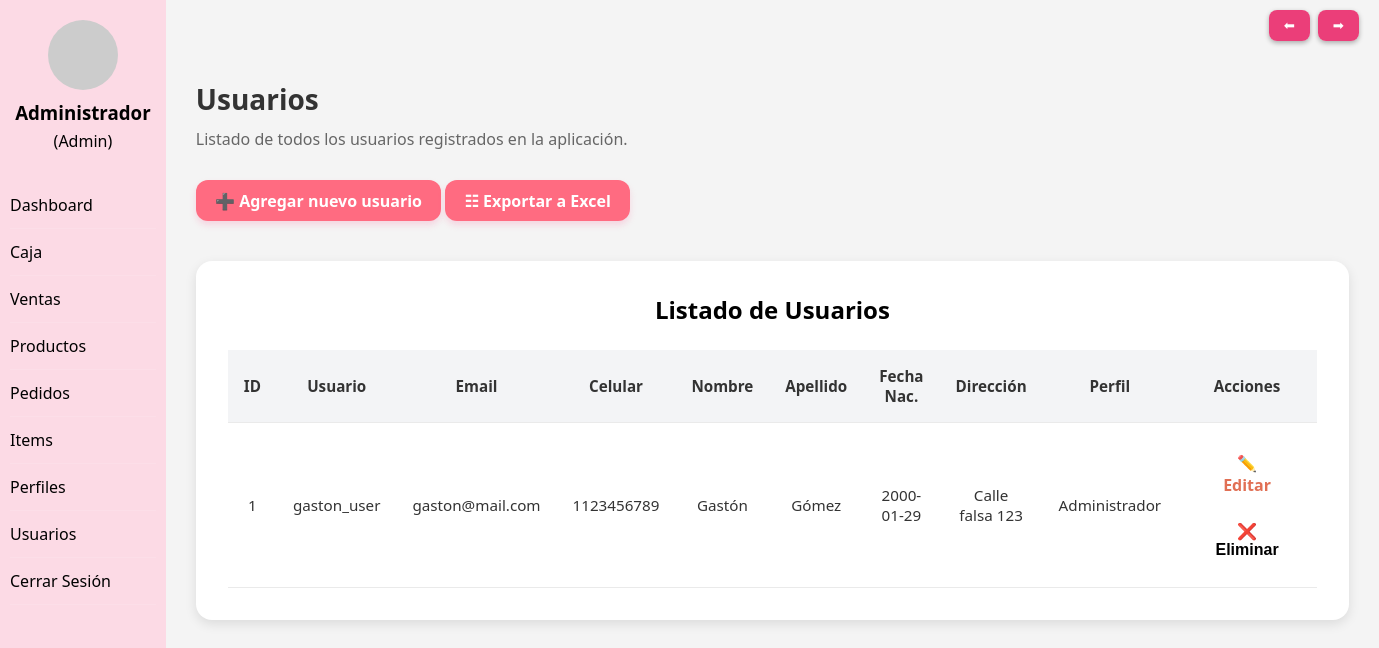
Page /views/usuario/Listado_Usuarios.php (signed in) on the committed database.
### tables this page shows
CREATE TABLE usuarios (ID_usuario INT NOT NULL AUTO_INCREMENT,
usuario_nombre VARCHAR (25) NOT NULL,
usuario_correo_electronico VARCHAR (50) NOT NULL,
usuario_contraseña VARCHAR (255) NOT NULL,
usuario_numero_de_celular VARCHAR (15) NULL,
usuario_fecha_de_registro DATETIME NOT NULL DEFAULT CURRENT_TIMESTAMP,
RELA_persona INT NOT NULL,
RELA_perfil INT NOT NULL,
PRIMARY KEY (ID_usuario));

CREATE TABLE persona (ID_persona INT NOT NULL AUTO_INCREMENT,
persona_nombre VARCHAR (25) NOT NULL,
persona_apellido VARCHAR (25) NOT NULL,
persona_documento VARCHAR(20) NOT NULL,
persona_fecha_nacimiento DATE NOT NULL,
persona_direccion VARCHAR (200) NOT NULL,
PRIMARY KEY (ID_persona));

CREATE TABLE perfiles (ID_perfil INT NOT NULL AUTO_INCREMENT,
perfil_rol VARCHAR (50) NOT NULL,
PRIMARY KEY (ID_perfil));

### views/usuario/Listado_Usuarios.php (the view, shortened to what this page needs)
<!DOCTYPE html>
<html>
</html>
<?php
include("../../includes/header.php");
require_once dirname(__DIR__, 2) . '/includes/navegacion.php';
$pdo = getConexion();
$query = "SELECT u.ID_usuario,
                 u.usuario_nombre,
                 u.usuario_correo_electronico,
                 u.usuario_numero_de_celular,
                 p.perfil_rol,
                 per.persona_nombre,
                 per.persona_apellido,
                 per.persona_fecha_nacimiento,
                 per.persona_direccion
          FROM usuarios u
          INNER JOIN perfiles p ON u.RELA_perfil = p.ID_perfil
          INNER JOIN persona per ON u.RELA_persona = per.ID_persona
          ORDER BY u.ID_usuario ASC";
$stmt = $pdo->query($query);
$resultado = $stmt->fetchAll(PDO::FETCH_ASSOC);
?>
<h1>Usuarios</h1>
<p class="description">Listado de todos los usuarios registrados en la aplicación.</p>
<a href="../usuario/form_AltaUsuarios.php" class="btn-add">➕ Agregar nuevo usuario</a>
<td><a href="../../excel/excel_usuarios.php?id_usuario=' . urlencode($reg['id_usuario']) . '" class="btn-add">☷ Exportar a Excel</a></td>
<div class="admin-table">
    <h2>Listado de Usuarios</h2>
    <table>
        <thead>
            <tr>
                <th>ID</th>
                <th>Usuario</th>
                <th>Email</th>
                <th>Celular</th>
                <th>Nombre</th>
                <th>Apellido</th>
                <th>Fecha Nac.</th>
                <th>Dirección</th>
                <th>Perfil</th>
                <th>Acciones</th>
            </tr>
        </thead>
        <tbody>
            <?php if (count($resultado) > 0): ?>
                <?php foreach ($resultado as $row): ?>
                    <tr>
                        <td><?php echo $row["ID_usuario"]; ?></td>
                        <td><?php echo htmlspecialchars($row["usuario_nombre"]); ?></td>
                        <td><?php echo htmlspecialchars($row["usuario_correo_electronico"]); ?></td>
                        <td><?php echo htmlspecialchars($row["usuario_numero_de_celular"]); ?></td>
                        <td><?php echo htmlspecialchars($row["persona_nombre"]); ?></td>
                        <td><?php echo htmlspecialchars($row["persona_apellido"]); ?></td>
                        <td><?php echo htmlspecialchars($row["persona_fecha_nacimiento"]); ?></td>
                        <td><?php echo htmlspecialchars($row["persona_direccion"]); ?></td>
                        <td><?php echo htmlspecialchars($row["perfil_rol"]); ?></td>
                        <td>
                            <a class="btn-action btn-edit"
                                href="form_UpdateUsuarios.php?ID_usuario=<?php echo $row['ID_usuario']; ?>">✏️ Editar</a>
                            <form id="form-eliminar-<?php echo $row['ID_usuario']; ?>"
                                action="../../controllers/usuario/Baja_Usuarios.php"
                                method="post" style="display:inline;">
                                <button type="button"
                                    class="btn-action btn-delete"
                                    onclick="confirmarEliminacion('<?php echo $row['ID_usuario']; ?>', 'form-eliminar')">
                                    ❌ Eliminar
                                </button>
                            </form>
                        </td>
                    </tr>
                <?php endforeach; ?>
            <?php else: ?>
                <tr>
                    <td colspan="10">⚠️ No hay usuarios cargados.</td>
                </tr>
            <?php endif; ?>
        </tbody>
    </table>
</div>

### public/css/header.css (style rules this page uses)
* { margin: 0; padding: 0; box-sizing: border-box; }
body { display: flex; font-family: 'Segoe UI', sans-serif; background-color: #f4f4f4; color: #333; min-height: 100vh; }
.main-content h1 { font-size: 28px; margin-bottom: 10px; }
.description { margin-bottom: 30px; color: #666; }
.admin-table { background-color: #fff; padding: 2rem; border-radius: 16px; box-shadow: 0 4px 12px rgba(0, 0, 0, 0.1); margin-bottom: 2rem; overflow-x: auto; }
.admin-table h2 { text-align: center; color: #000; margin-bottom: 1.5rem; }
.admin-table table { width: 100%; border-collapse: collapse; min-width: 800px; }
.admin-table th, .admin-table td { padding: 1rem; text-align: center; border-bottom: 1px solid #eaeaea; font-size: 0.95rem; }
.admin-table th { background-color: #f3f4f6; color: #333; font-weight: bold; }
.admin-table a { color: #e17055; text-decoration: none; font-weight: bold; }
.btn-add { display: inline-block; text-decoration: none; padding: 0.6rem 1.2rem; background-color: #ff6b81; color: #fff; border: none; border-radius: 12px; font-weight: 600; font-size: 1rem; cursor: pointer; text-align: center; transition: background-color 0.3s ease, transform 0.2s ease, box-shadow 0.2s ease; box-shadow: 0 4px 6px rgba(247, 143, 179, 0.3); }
.btn-action { display: inline-block; padding: 0.6rem 1.2rem; font-size: 1rem; font-weight: 600; border: none; border-radius: 8px; color: #000; text-decoration: none; cursor: pointer; transition: all 0.3s ease; margin: 0.2rem; }
.btn-edit { background-color: #fff; }
.btn-delete { background-color: #fff; }

### views/usuario/Listado_Usuarios.php (style rules this page uses)
.admin-table { overflow-x: auto; max-width: 1200px; margin: 40px auto; padding: 10px; background-color: #fff; border-radius: 6px; box-shadow: 0 0 8px rgba(0, 0, 0, 0.1); }
.admin-table table { width: 100%; border-collapse: collapse; }
.admin-table th, .admin-table td { padding: 10px; text-align: left; border-bottom: 1px solid #ddd; }
.admin-table th { background-color: #f4f4f4; font-weight: bold; }

### rows in the picture
usuarios: ID_usuario "1", usuario_nombre "gaston_user", usuario_correo_electronico "gaston@mail.com", usuario_numero_de_celular "1123456789", persona.persona_nombre "Gastón", persona.persona_apellido "Gómez", persona.persona_fecha_nacimiento "2000-01-29", persona.persona_direccion "Calle falsa 123", perfiles.perfil_rol "Administrador"
